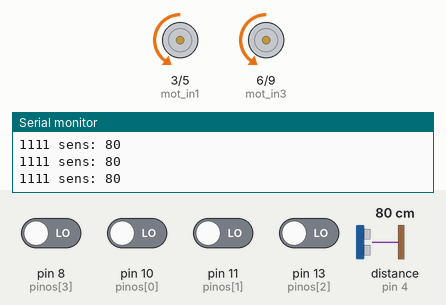
Bench run of a sketch on a simulated Arduino Uno, built with avr-gcc and run on an emulated ATmega328P. Shown: motor-driver pin pairs drawn as motors (green arrow = first pin HIGH = forward, orange = second pin HIGH = backward, longer = more drive), the last lines printed to the serial monitor. The test bench sets the inputs (shaded band); at power-on: pin 8 (pinos[3]), pin 10 (pinos[0]), pin 11 (pinos[1]), pin 13 (pinos[2]) LOW, distance to the obstacle (sensor on pin 4) 80 cm. The echo pulse lasts 58.3 µs per cm.

Above: at 1.2 s.
1.3 s: pin 8 (pinos[3]) driven HIGH and pin 10 (pinos[0]) driven HIGH
At 2.3 s:
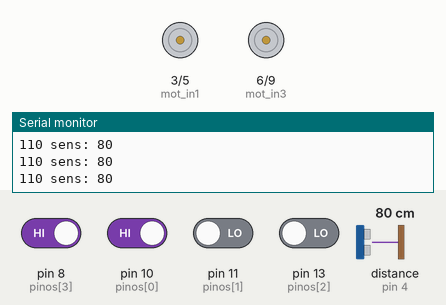
2.9 s: pin 13 (pinos[2]) driven HIGH
At 3.7 s:
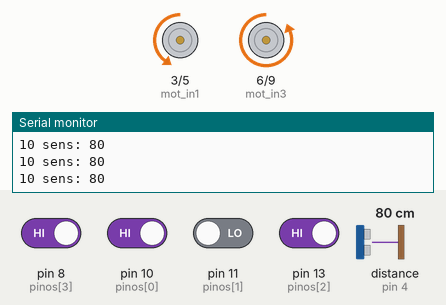
4.4 s: distance to the obstacle (sensor on pin 4) set to 11 cm
7.4 s: distance to the obstacle (sensor on pin 4) set to 8 cm
Timing chart, 0 to 10.4 s (numbered marks = the images above; inputs shaded):
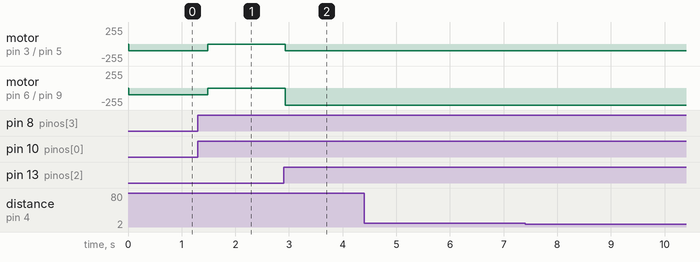

Measured:
- after the input at 1.3 s, motor on pin 3 (mot_in1) / pin 5 (mot_in2), motor on pin 6 (mot_in3) / pin 9 (mot_in4): backward 100/255 → stopped after 0.19 s
- after the input at 2.9 s, motor on pin 3 (mot_in1) / pin 5 (mot_in2): stopped → backward 100/255 at once; motor on pin 6 (mot_in3) / pin 9 (mot_in4): stopped → backward 255/255 at once

The sketch:

aumentar_velo.ino
```cpp
#include <Ultrasonic.h> //Incluindo a biblioteca do ultrasonic de erik simoes

// Definindo as portas dos sensores e da portas H
#define s_oeste 8     // cinza, OUT1
#define s_noroeste 13 // branco, OUT2
#define s_norte 12    // verde, OUT4
#define s_nordeste 11 // preto, OUT3
#define s_leste 10    // azul, OUT5

// Motor 2 = esquerda; Motor 1 = direita
#define mot_in1 3 // amarelo, direita, tras
#define mot_in2 5 // branco, direita, frente
#define mot_in3 6 // laranja, esquerda, frente
#define mot_in4 9 // preto, esquerda, tras

// Usando array para colocar todos os pinos, coloquei os sensores em uma certa posição por causa do BitSwift em baixo
const int pinos[] = {10, 11, 13, 8, 12, 9, 6, 3, 5};

Ultrasonic sensor(7, 4); // trig == 7; echo == 4

void setup()
{
    // Colocando os sensores como INPUT, e o resto como OUTPUT, tudo isso pelo array
    for (int i = 0; i < 5; i++)
        pinMode(pinos[i], INPUT);
    for (int i = 5; i < 9; i++)
        pinMode(pinos[i], OUTPUT);
    Serial.begin(9600);
}

// Inicio das funções, para cada caso, totalizando 6 funções diferente
void mot1_anti(int velo) // Função para o motor da esquerda girar no sentido anti horario com a velocidade variavel
{
  analogWrite(mot_in4, 0);
  analogWrite(mot_in3, velo);
}
void mot1_hor(int velo) // Função para o motor da esquerda girar no sentido horario com a velocidade variavel
{
  analogWrite(mot_in4, velo);
  analogWrite(mot_in3, 0);
}
void mot1_par() // Função para o motor da esquerda ficar parado
{
  analogWrite(mot_in4, 0);
  analogWrite(mot_in3, 0);
}

void mot2_anti(int velo) // Função para o motor da direita girar no sentido anti horario com a velocidade variavel
{
  analogWrite(mot_in2, 0);
  analogWrite(mot_in1, velo);
}
void mot2_hor(int velo) // Função para o motor da direita girar no sentido horario com a velocidade variavel
{
  analogWrite(mot_in2, velo);
  analogWrite(mot_in1, 0);
}
void mot2_par() // Função para o motor da direita ficar parado
{
  analogWrite(mot_in1, 0);
  analogWrite(mot_in2, 0);
}
void desv_d(int velo) // Função para o robo desviar pela direita o obstaculo
{
    mot1_par();
    mot2_par();
    delay(200);
    mot1_hor(velo);
    mot2_anti(velo);
    delay(800);
    // while(digitalRead(s_norte) == 1){
    mot1_hor(velo);
    mot2_hor(velo);
    delay(2100);
    mot1_anti(velo);
    mot2_hor(velo);
    delay(800);
    mot1_hor(velo);
    mot2_hor(velo);
    delay(2000);
    mot1_anti(velo);
    mot2_hor(velo);
    delay(800);
    //}
}

void loop()
{
    int e = 100;
    int d = 100;

    // Essa parte é o bitSwift, criar uma variavel leitura do tipo byte, porem a gente so usa os bits dessa varaivel, a quantidade de bits depende de quantos sensores estao usando
    byte leitura = 0; // Definir sempre 0 quando definir algo como o for abaixo
    for (int i = 0; i < 4; i++)
        leitura |= digitalRead(pinos[i]) << i; // Colocando as entrada da tabela da verdade usando um bitshift automatico, o valor do i depende dos sensores
    leitura = (~leitura) & (0b00001111);       // Colocando um inversor para que funcione com a tabela da verdade, pq o sensor dectectar no branco, AND uma mascara para ir so os bits que eu quero
    Serial.print(leitura, BIN);
    Serial.print(" sens: ");
    Serial.println(sensor.read());

    if (sensor.read() <= 18)
    { // Se o sensor dectar que esta 18cm de distancia ativa a função de desviar
        // desv_d(j);
    }

    // Condições que usa a melhor situação dos sensores, o bit mais da direita é o s_leste e o bit mais na esquerda é o s_oeste
    // Algumas tem if com OR por conta que eles fazem a mesma coisa na condição.
    // Condição de 0011 ou 1100: é o algoritimo de 90 graus, pensando que so vai ativar no 90
    if (leitura == 0b0000) // Condição 1
    {
        mot1_hor(d);
        mot2_hor(e);
    }
    else if ((leitura == 0b0010) /*| (leitura == 0b0001)*/) // Condição 2
    {
        d = 255;
        mot1_hor(d);
        mot2_hor(e);
    }
    else if (leitura == 0b0011) // Condição 4
    {
        mot1_hor(d);
        mot2_hor(e);
        delay(200);
        d = 255;
        while (digitalRead(s_norte) == 1)
        {
            mot1_hor(d);
            mot2_hor(e);
        }
        delay(100);
    }
    else if ((leitura == 0b0100) /*| (leitura == 0b1000)*/) // Condição 5
    {
        e = 255;
        mot1_hor(d);
        mot2_hor(e);
    }
    else if ((leitura == 0b0110) | (leitura == 0b1001)) // Condição 6
    {
        mot1_par();
        mot2_par();
        delay(100);
    }
    else if (leitura == 0b1100) // Condição 7
    {
        mot1_hor(d);
        mot2_hor(e);
        delay(200);
        e = 255;
        while (digitalRead(s_norte) == 1)
        {
            mot1_hor(d);
            mot2_hor(e);
        }
        delay(100);
    }
    else if (leitura == 0b1111)
    {
        mot1_hor(d);
        mot2_hor(e);
        delay(200);
    }
    /*
    LEMBRAR DAS VARIAVEIS COM ENCRUZILHADA
    COMO ELE VAI PARAR?
    */
}
```
